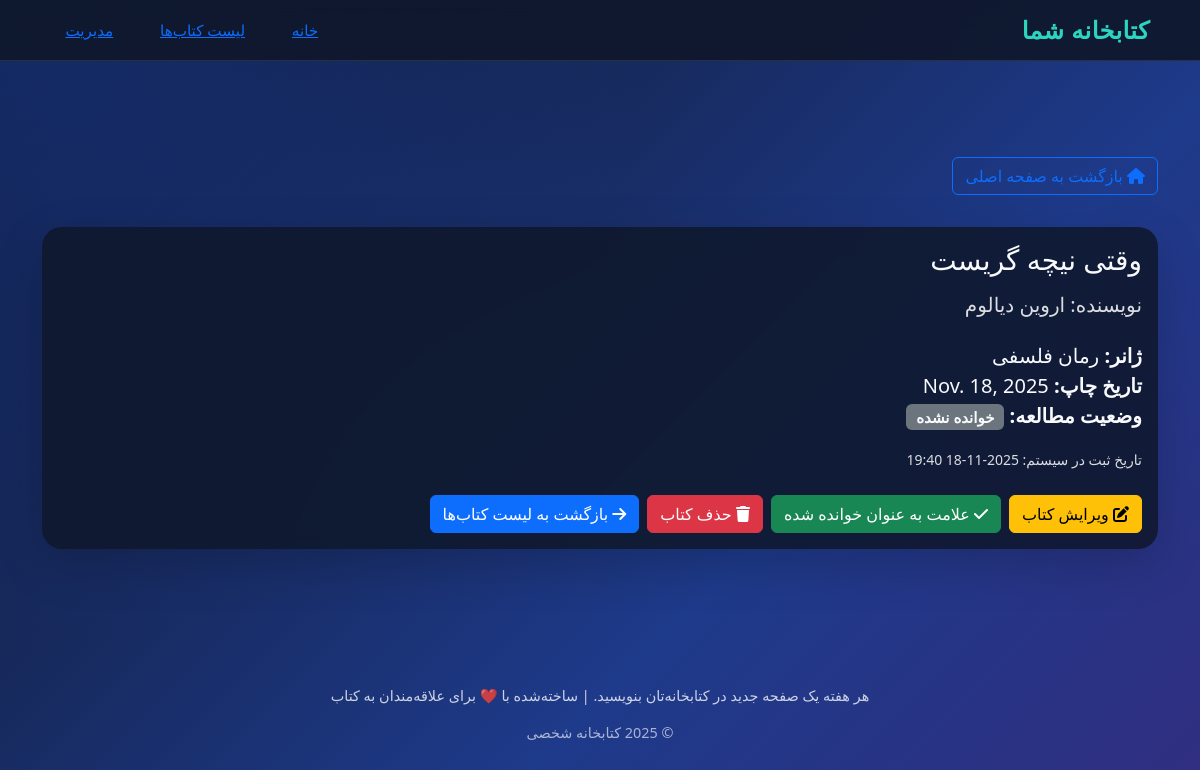
Page /books/1/ on the committed database.
### book_app/models.py (models this page shows, shortened)
class Book(models.Model):
    title = models.CharField(max_length=200)
    author = models.CharField(max_length=100)
    genre = models.CharField(max_length=50)
    published_date = models.DateField()
    is_read = models.BooleanField(default=False)
    created_at = models.DateTimeField(auto_now_add=True)

### book_app/views.py (the view)
# urls.py: path('books/<int:pk>/', views.book_detail, name='book_detail'),
def book_detail(request, pk):
    book_dt = get_object_or_404(Book, pk=pk)
    return render(request, 'book_app/book_detail.html', context={'book_dt': book_dt})

### book_app/templates/book_app/book_detail.html
{% extends 'base.html' %}
{% load static %}
{% block content %}
<div class="container mt-5 page-section book-detail-page">
  <div class="row mb-3">
    <div class="col-12">
      <a href="{% url 'index' %}" class="btn btn-outline-primary mb-3">
        <i class="fas fa-home"></i> بازگشت به صفحه اصلی
      </a>
    </div>
  </div>
  <div class="card glass-card shadow-lg border-0">
    <div class="card-body">
      <h3 class="card-title mb-3">{{ book_dt.title }}</h3>
      <h5 class="text-muted mb-4">
        نویسنده: {{ book_dt.author }}
      </h5>
      <p class="card-text fs-5">
        <strong>ژانر:</strong> {{ book_dt.genre }}<br>
        <strong>تاریخ چاپ:</strong> {{ book_dt.published_date }}<br>
        <strong>وضعیت مطالعه:</strong>
        {% if book_dt.is_read %}
          <span class="badge bg-success">خوانده شده</span>
        {% else %}
          <span class="badge bg-secondary">خوانده نشده</span>
        {% endif %}
      </p>
      <p class="text-muted mt-3">
        <small>تاریخ ثبت در سیستم: {{ book_dt.created_at|date:"Y-m-d H:i" }}</small>
      </p>
      <div class="d-flex gap-2 mt-4">
        <a href="{% url 'book_update' book_dt.pk %}" class="btn btn-warning">
          <i class="fas fa-edit"></i> ویرایش کتاب
        </a>
        <a href="{% url 'toggle_read' book_dt.pk %}" class="btn {% if book_dt.is_read %}btn-secondary{% else %}btn-success{% endif %}">
        <i class="fas {% if book_dt.is_read %}fa-times{% else %}fa-check{% endif %}"></i>
        {% if book_dt.is_read %}علامت به عنوان نخوانده{% else %}علامت به عنوان خوانده شده{% endif %}
    </a>
        <a href="{% url 'book_delete' book_dt.pk %}" class="btn btn-danger">
          <i class="fas fa-trash"></i> حذف کتاب
        </a>
        <a href="{% url 'book_list' %}" class="btn btn-primary">
          <i class="fas fa-arrow-right"></i> بازگشت به لیست کتاب‌ها
        </a>
      </div>
    </div>
  </div>
</div>
{% endblock %}

### book_app/static/book_app/css/theme.css (style rules this page uses)
:root { --deep-space: #0f172a; --mid-night: #1e293b; --dawn: #2dd4bf; --highlight: #fbbf24; --soft-white: #f8fafc; --card-glow: rgba(15, 23, 42, 0.75); --border-soft: rgba(255, 255, 255, 0.12); --text-strong: #f1f5f9; }
*, *::before, *::after { box-sizing: border-box; }
body { margin: 0; min-height: 100vh; font-family: 'Vazirmatn', 'Segoe UI', system-ui, -apple-system, BlinkMacSystemFont, sans-serif; background: radial-gradient(circle at top left, rgba(29, 78, 216, 0.35), transparent 45%), linear-gradient(135deg, #0f172a, #1e3a8a 65%, #312e81 100%); color: var(--soft-white); direction: rtl; }
a { color: inherit; text-decoration: none; }
.glass-card { background: rgba(15, 23, 42, 0.85); border: 1px solid rgba(248, 250, 252, 0.1); border-radius: 20px; backdrop-filter: blur(12px); }
.page-section { margin-bottom: 2.5rem; }
.book-detail-page { color: var(--soft-white); }
.book-detail-page .text-muted { color: rgba(255, 255, 255, 0.85) !important; }
.book-detail-page .card-title, .book-detail-page .card-text, .book-detail-page .card-body strong, .book-detail-page h5, .book-detail-page .badge { color: var(--soft-white) !important; }

### rows in the picture
Book: title "وقتی نیچه گریست", author "اروین دیالوم", genre "رمان فلسفی", published_date "Nov. 18, 2025", created_at "2025-11-18 19:40"
